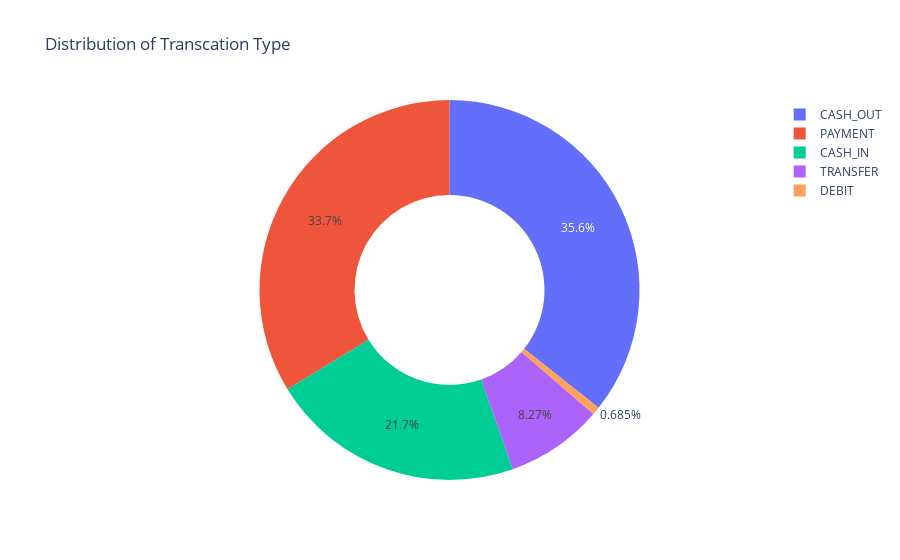

Here is the notebook cell this chart was saved with:
### Code cell
type= data["type"].value_counts()
Transcation= type.index
quantity = type.values

import plotly .express as px
figure = px.pie(data, 
              values= quantity,
              names= Transcation, hole = 0.5,
              title= 'Distribution of Transcation Type')

figure.show()

### Figure 1 — Plotly figure (JSON) as saved in the notebook; plotly's stock layout.template omitted (floating-point values rounded to 4 significant figures)
{"data": [{"domain": {"x": [0, 1], "y": [0, 1]}, "hole": 0.5, "hovertemplate": "label=%{label}<br>value=%{value}<extra></extra>", "labels": ["CASH_OUT", "PAYMENT", "CASH_IN", "TRANSFER", "DEBIT"], "legendgroup": "", "name": "", "showlegend": true, "type": "pie", "values": [373641, 353873, 227130, 86753, 7178]}], "layout": {"autosize": true, "legend": {"tracegroupgap": 0}, "title": {"text": "Distribution of Transcation Type"}}}
